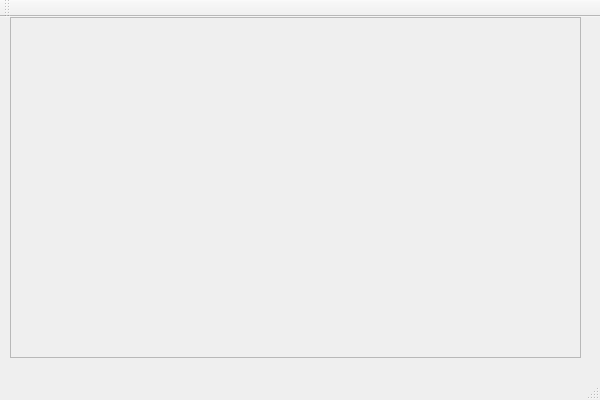
<?xml version="1.0" encoding="UTF-8"?>
<ui version="4.0">
 <class>winQt_TestClass</class>
 <widget class="QMainWindow" name="winQt_TestClass">
  <property name="geometry">
   <rect>
    <x>0</x>
    <y>0</y>
    <width>600</width>
    <height>400</height>
   </rect>
  </property>
  <property name="windowTitle">
   <string>winQt_Test</string>
  </property>
  <widget class="QWidget" name="centralWidget">
   <widget class="QFrame" name="frame">
    <property name="geometry">
     <rect>
      <x>10</x>
      <y>0</y>
      <width>571</width>
      <height>341</height>
     </rect>
    </property>
    <property name="frameShape">
     <enum>QFrame::StyledPanel</enum>
    </property>
    <property name="frameShadow">
     <enum>QFrame::Raised</enum>
    </property>
   </widget>
  </widget>
  <widget class="QMenuBar" name="menuBar">
   <property name="geometry">
    <rect>
     <x>0</x>
     <y>0</y>
     <width>600</width>
     <height>21</height>
    </rect>
   </property>
  </widget>
  <widget class="QToolBar" name="mainToolBar">
   <attribute name="toolBarArea">
    <enum>TopToolBarArea</enum>
   </attribute>
   <attribute name="toolBarBreak">
    <bool>false</bool>
   </attribute>
  </widget>
  <widget class="QStatusBar" name="statusBar"/>
 </widget>
 <layoutdefault spacing="6" margin="11"/>
 <resources>
  <include location="winqt_test.qrc"/>
 </resources>
 <connections/>
</ui>
